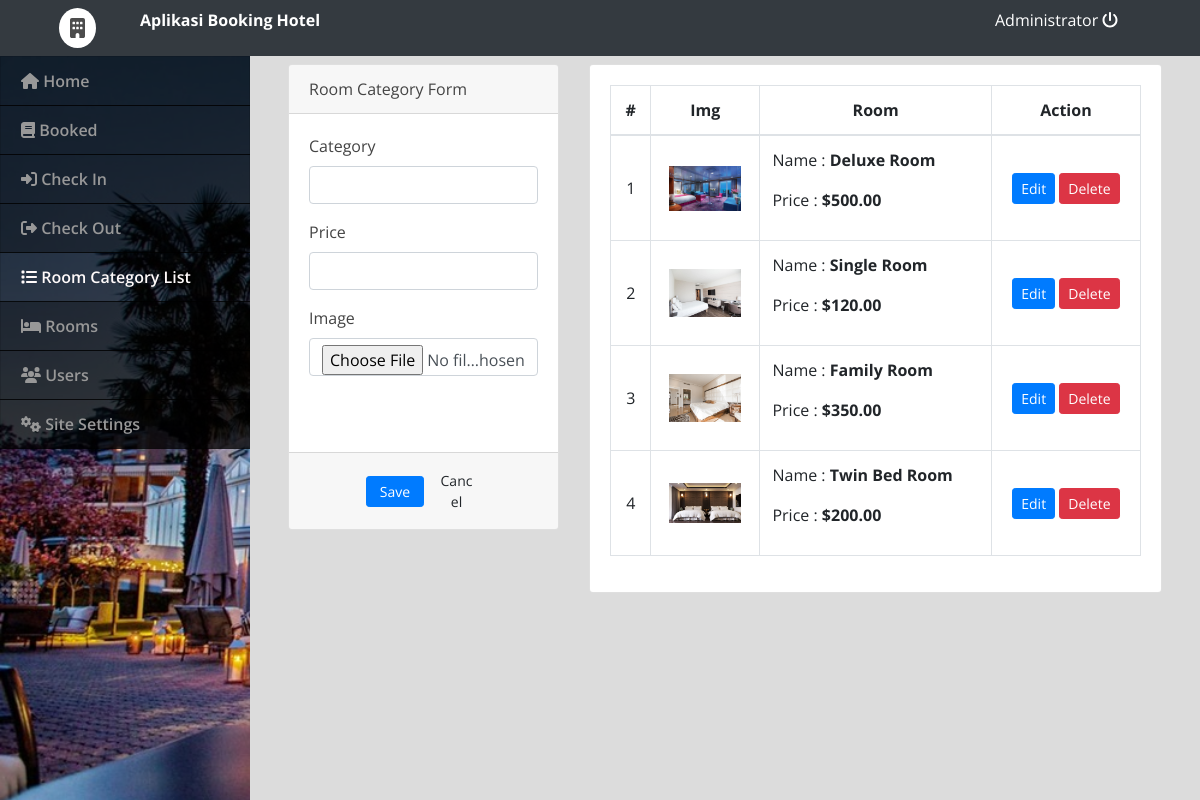
/admin/index.php?page=categories (signed in), run on the app's committed database.
### tables this page shows
CREATE TABLE `room_categories` (
  `id` int(30) NOT NULL,
  `name` text NOT NULL,
  `price` float NOT NULL,
  `cover_img` text NOT NULL
);

### admin/categories.php (the view, shortened to what this page needs)
<?php include('db_connect.php');?>
<div class="container-fluid">
	<div class="col-lg-12">
		<div class="row">
			<div class="col-md-4">
			<form action="" id="manage-category">
				<div class="card">
					<div class="card-header">
						    Room Category Form
				  	</div>
					<div class="card-body">
							<div class="form-group">
								<label class="control-label">Category</label>
								<input type="text" class="form-control" name="name">
							</div>
							<div class="form-group">
								<label class="control-label">Price</label>
								<input type="number" class="form-control text-right" name="price" step="any">
							</div>
							<div class="form-group">
								<label for="" class="control-label">Image</label>
								<input type="file" class="form-control" name="img" onchange="displayImg(this,$(this))">
							</div>
							<div class="form-group">
							</div>
					</div>
					<div class="card-footer">
						<div class="row">
							<div class="col-md-12">
								<button class="btn btn-sm btn-primary col-sm-3 offset-md-3"> Save</button>
								<button class="btn btn-sm btn-default col-sm-3" type="button" onclick="$('#manage-category').get(0).reset()"> Cancel</button>
							</div>
						</div>
					</div>
				</div>
			</form>
			</div>
			<div class="col-md-8">
				<div class="card">
					<div class="card-body">
						<table class="table table-bordered table-hover">
							<thead>
								<tr>
									<th class="text-center">#</th>
									<th class="text-center">Img</th>
									<th class="text-center">Room</th>
									<th class="text-center">Action</th>
								</tr>
							</thead>
							<tbody>
								<?php
								$i = 1;
								$cats = $conn->query("SELECT * FROM room_categories order by id asc");
								while($row=$cats->fetch_assoc()):
								?>
								<tr>
									<td class="text-center"><?php echo $i++ ?></td>
									<td class="text-center">
										<img src="<?php echo isset($row['cover_img']) ? '../assets/img/'.$row['cover_img'] :'' ?>" alt="" id="cimg">
									</td>
									<td class="">
										<p>Name : <b><?php echo $row['name'] ?></b></p>
										<p>Price : <b><?php echo "$".number_format($row['price'],2) ?></b></p>
									</td>
									<td class="text-center">
										<button class="btn btn-sm btn-primary edit_cat" type="button" data-id="<?php echo $row['id'] ?>" data-name="<?php echo $row['name'] ?>" data-price="<?php echo $row['price'] ?>" data-cover_img="<?php echo $row['cover_img'] ?>">Edit</button>
										<button class="btn btn-sm btn-danger delete_cat" type="button" data-id="<?php echo $row['id'] ?>">Delete</button>
									</td>
								</tr>
								<?php endwhile; ?>
							</tbody>
						</table>
					</div>
				</div>
			</div>
		</div>
	</div>
</div>

### admin/assets/css/style.css (style rules this page uses)
body { font-family: "Open Sans", sans-serif; color: #444444; width: 100%; height: calc(100%); }

### admin/index.php (style rules this page uses)
body { background: #80808045; }

### admin/categories.php (style rules this page uses)
img#cimg,.cimg { max-height: 10vh; max-width: 6vw; }
td { vertical-align: middle !important; }

### data on the page
room_categories: cover_img (picture), name "Deluxe Room", price "500.00"
room_categories: cover_img (picture), name "Single Room", price "120.00"
room_categories: cover_img (picture), name "Family Room", price "350.00"
room_categories: cover_img (picture), name "Twin Bed Room", price "200.00"

### other printed values
$_SESSION['setting_hotel_name'] "Aplikasi Booking Hotel"
$_SESSION['login_name'] "Administrator"
